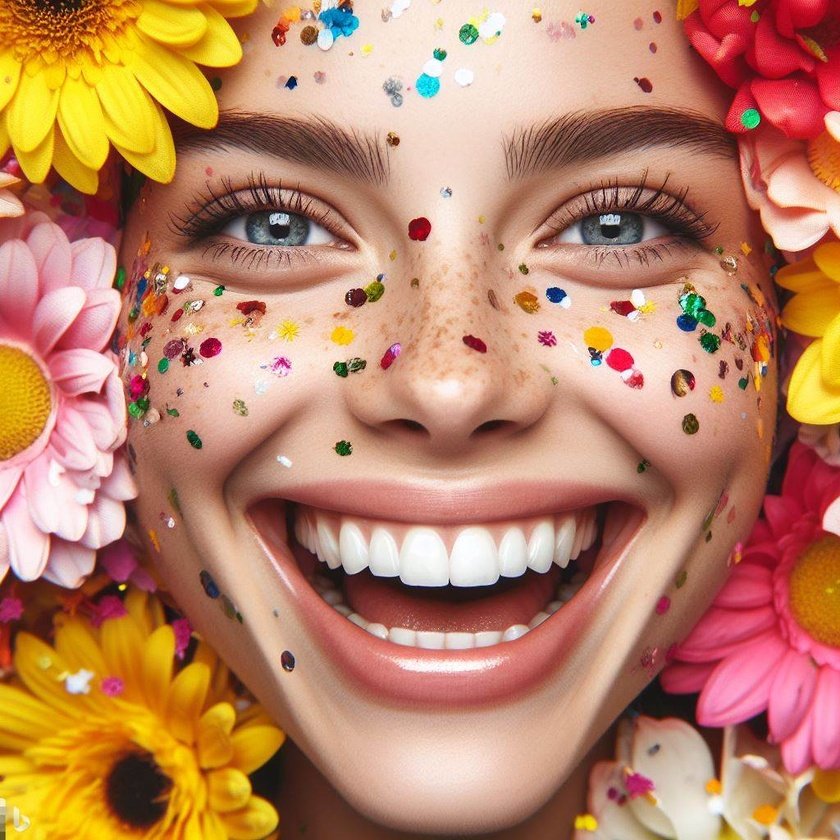
#> input picture REPOSITORIO IMAGENES/BING/ESP/001.jpg, 840 x 840 px, shrunk from 1024 x 1024 before the run; its folder holds 4 pictures in this run
$ jupyter execute --allow-errors SIFT.ipynb
#> lines starting #> are read from the running program, lines starting #| are printed output that depends on the picture
[cell 1]
import numpy as np
import matplotlib.pyplot as plt
from skimage import transform
from skimage.feature import match_descriptors, plot_matches, SIFT

import cv2
import glob

import time

# Código que quieres medir
start_time = time.time()

# Ruta donde se encuentran las imágenes (cambia por tu ruta)
carpeta_imagenes_español = 'BING/ESP/*.jpg'
carpeta_imagenes_ingles = 'BING/ENG/*.jpg'

# Lista para almacenar las imágenes
img1 = []
img2 = []

# Obtener la lista de nombres de archivo de las imágenes en la carpeta
archivos_imagenes1 = glob.glob(carpeta_imagenes_español)
archivos_imagenes2 = glob.glob(carpeta_imagenes_ingles)

# Recorrer la lista de nombres de archivo y leer las imágenes
for nombre_archivo in archivos_imagenes1:
    # Imprimir el nombre de la imagen
    #print(f"Leyendo: {nombre_archivo}")
    # Leer la imagen y añadirla a la lista
    imagen = cv2.imread(nombre_archivo, cv2.IMREAD_GRAYSCALE)
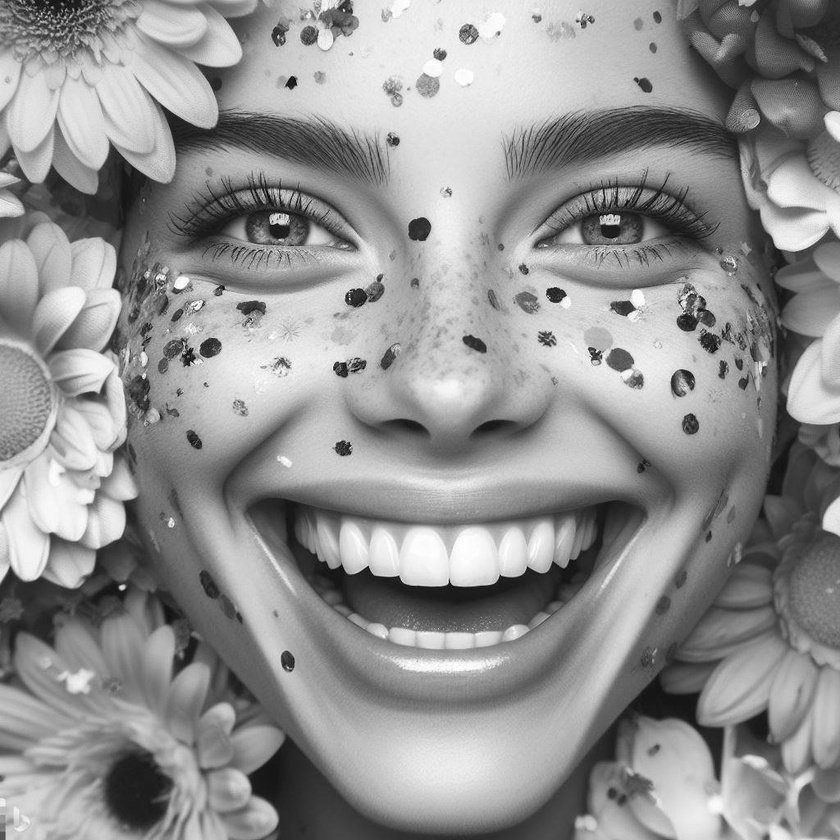
#> imagen: shape (840, 840); min 0, max 255, mean 145.6
#> pass 3 of the loop `for nombre_archivo in archivos_imagenes1:`:
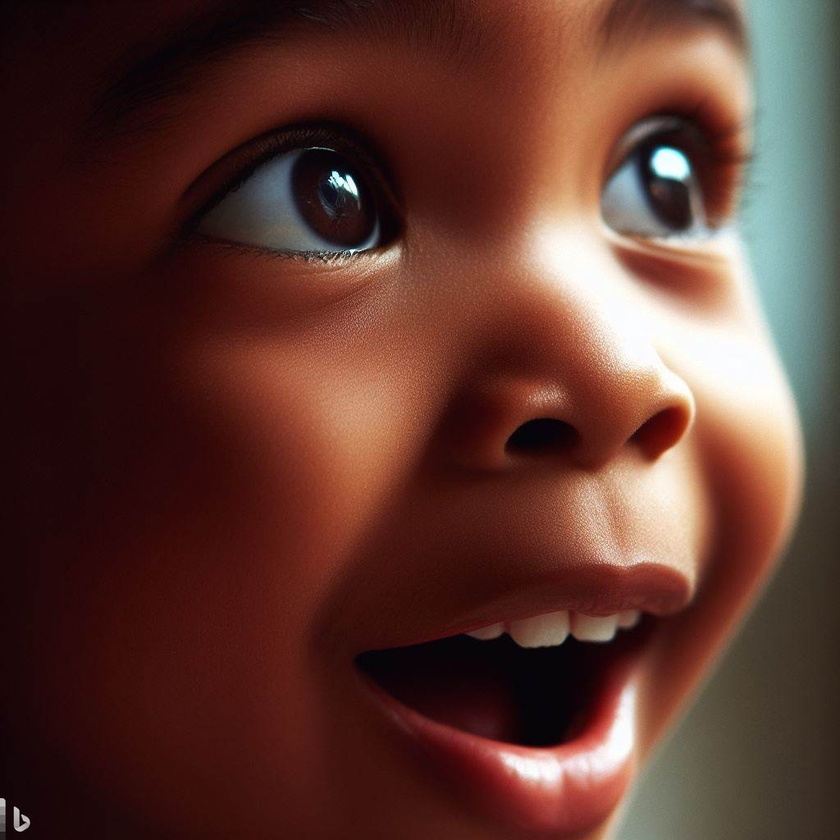
#> input picture REPOSITORIO IMAGENES/BING/ESP/004.jpg, 840 x 840 px, shrunk from 1024 x 1024 before the run
#> `imagen = cv2.imread(nombre_archivo, cv2.IMREAD_GRAYSCALE)`:
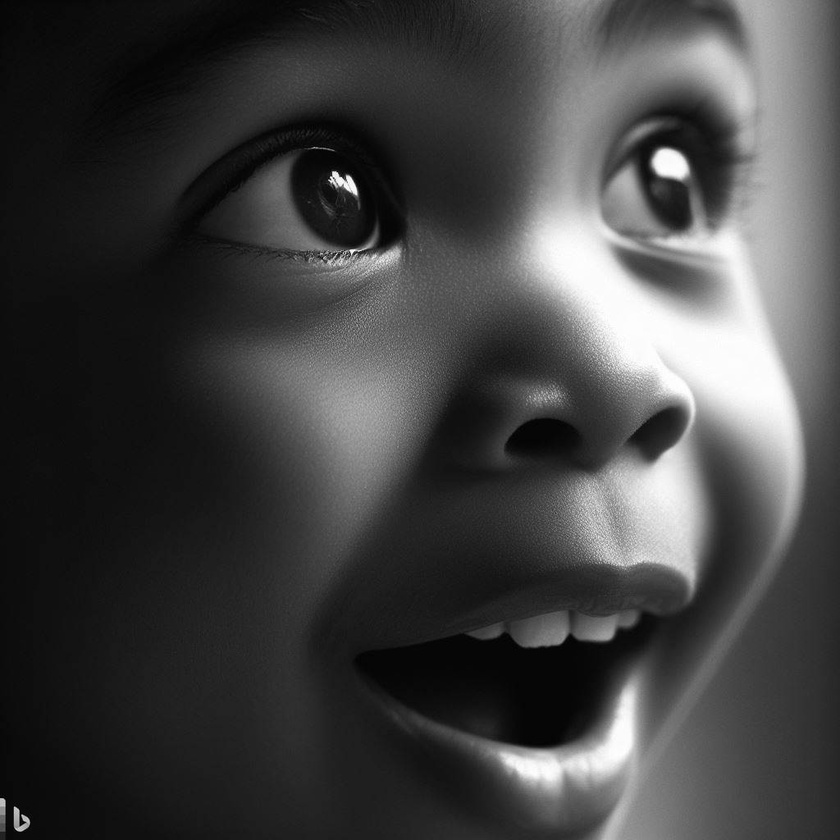
#> imagen: shape (840, 840); min 0, max 255, mean 66.4
#> the loop made 4 passes; the first 3 are shown
    #imagen = cv2.cvtColor(imagen, cv2.COLOR_BGR2GRAY)
    if imagen is not None:
        img1.append(imagen)

for nombre_archivo in archivos_imagenes2:
    # Imprimir el nombre de la imagen
    #print(f"Leyendo: {nombre_archivo}")
    # Leer la imagen y añadirla a la lista
    imagen = cv2.imread(nombre_archivo, cv2.IMREAD_GRAYSCALE)
    #imagen = cv2.cvtColor(imagen, cv2.COLOR_BGR2GRAY)
    if imagen is not None:
        img2.append(imagen)

tform = transform.AffineTransform(scale=(1.3, 1.1), rotation=0.5, translation=(0, -200))

# Definición de extractor SIFT
descriptor_extractor = SIFT()

# Variables para keypoints y descriptores
keypoints1 = []
keypoints2 = []
descriptors1 = []
descriptors2 = []

# Procesar las imágenes para obtener keypoints y descriptores de las imágenes en español
for img in img1:
    descriptor_extractor.detect_and_extract(img)
    keypoints1.append(descriptor_extractor.keypoints)
    descriptors1.append(descriptor_extractor.descriptors)

# Procesar las imágenes para obtener    keypoints y descriptores de las imágenes en inglés
for img in img2:
    descriptor_extractor.detect_and_extract(img)
    keypoints2.append(descriptor_extractor.keypoints)
    descriptors2.append(descriptor_extractor.descriptors)

#Comparación Descriptores Imagen 1 con Imagen 2
#> (the rest of this cell did not finish here and is left out)
